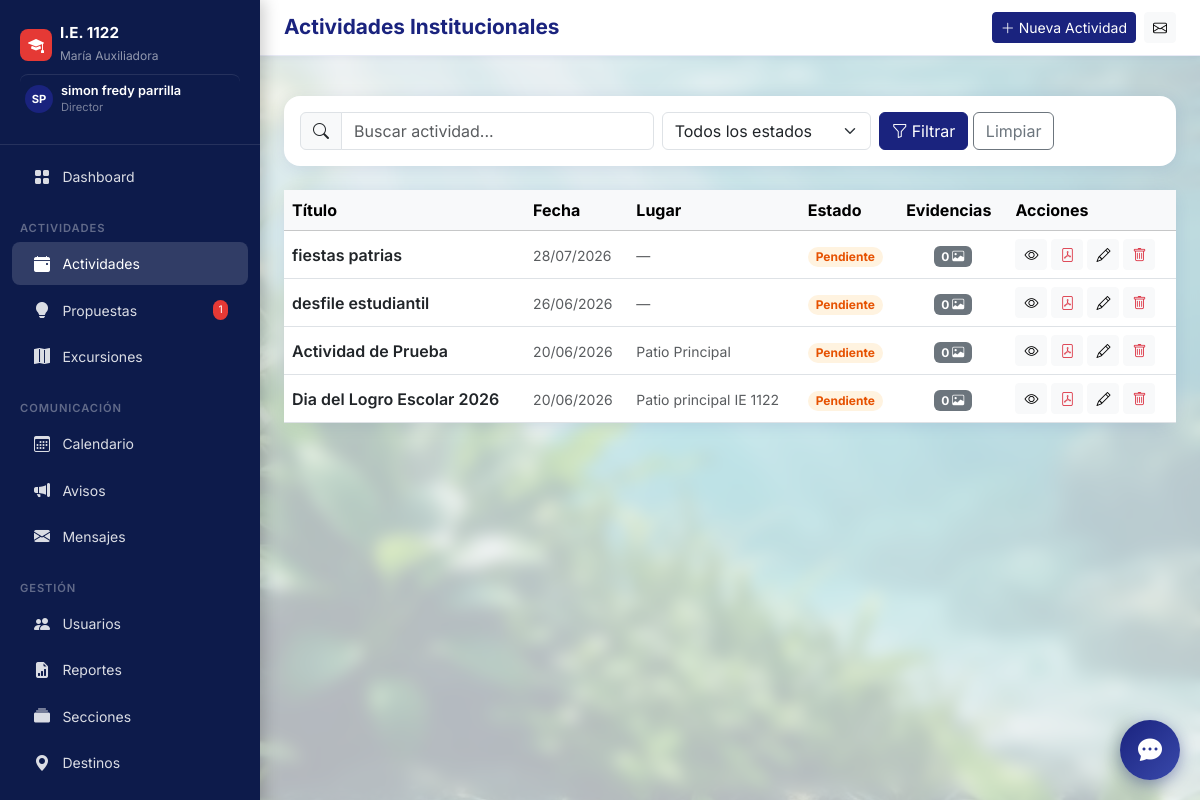
The app's page /actividades/ (signed in) with its own data.
### core/models.py (models this page shows, shortened)
class User(AbstractUser):
    ROLE_CHOICES = [
        ('director', 'Director'),
        ('docente', 'Docente'),
    ]
    role = models.CharField(max_length=20, choices=ROLE_CHOICES, default='docente', verbose_name='Rol')
    email = models.EmailField(unique=True, verbose_name='Correo electrónico')
    telefono = models.CharField(max_length=15, blank=True, verbose_name='Teléfono')
    fecha_nacimiento = models.DateField(null=True, blank=True, verbose_name='Fecha de nacimiento')
    foto_perfil = models.ImageField(upload_to='perfiles/', blank=True, null=True, verbose_name='Foto de perfil')
    seccion_asignada = models.CharField(max_length=50, blank=True, verbose_name='Sección / Grado asignado', help_text='Ej: 3B, 5A, ED.FISICA')
    class Meta:
        verbose_name = 'Usuario'
        verbose_name_plural = 'Usuarios'
    @property
    def is_director(self):
        return self.role == 'director'

class ActividadInstitucional(models.Model):
    ESTADO_CHOICES = [
        ('pendiente', 'Pendiente'),
        ('en_proceso', 'En Proceso'),
        ('finalizada', 'Finalizada'),
        ('cancelada', 'Cancelada'),
    ]
    titulo = models.CharField(max_length=300, verbose_name='Título')
    descripcion = models.TextField(verbose_name='Descripción')
    fecha = models.DateField(verbose_name='Fecha de actividad')
    responsables = models.ManyToManyField(
        User,
        related_name='actividades_asignadas',
        verbose_name='Responsables',
        limit_choices_to={'role': 'docente'}
    )
    estado = models.CharField(
        max_length=20,
        choices=ESTADO_CHOICES,
        default='pendiente',
        verbose_name='Estado'
    )
    created_by = models.ForeignKey(
        User,
        on_delete=models.CASCADE,
        related_name='actividades_creadas',
        verbose_name='Creado por'
    )
    fecha_creacion = models.DateTimeField(auto_now_add=True)
    fecha_actualizacion = models.DateTimeField(auto_now=True)
    lugar = models.CharField(max_length=200, blank=True, verbose_name='Lugar')
    presupuesto = models.DecimalField(
        max_digits=10, decimal_places=2, null=True, blank=True, verbose_name='Presupuesto (S/)'
    )
    imagen = models.ImageField(upload_to='actividades/', null=True, blank=True, verbose_name='Imagen principal')
    class Meta:
        verbose_name = 'Actividad Institucional'
        verbose_name_plural = 'Actividades Institucionales'
        ordering = ['-fecha']

### core/views.py (the view)
# urls.py: path('actividades/', views.actividades_lista, name='actividades_lista'),
@login_required
def actividades_lista(request):
    q = request.GET.get('q', '')
    estado = request.GET.get('estado', '')
    qs = ActividadInstitucional.objects.all()
    if q:
        qs = qs.filter(Q(titulo__icontains=q) | Q(descripcion__icontains=q))
    if estado:
        qs = qs.filter(estado=estado)
    qs = qs.select_related('created_by').prefetch_related('responsables', 'evidencias')
    return render(request, 'actividades/lista.html', {
        'actividades': qs,
        'q': q,
        'estado': estado,
        'estados': ActividadInstitucional.ESTADO_CHOICES,
    })

### core/context_processors.py (called while the page is built)
def global_context(request):
    if request.user.is_authenticated:
        mensajes_no_leidos = Mensaje.objects.filter(
            para_usuario=request.user, leido=False
        ).count()
        pendientes_count = 0
        if request.user.is_director:
            pendientes_count = PropuestaActividad.objects.filter(estado='pendiente').count()
        return {
            'mensajes_no_leidos': mensajes_no_leidos,
            'pendientes_count': pendientes_count,
        }
    return {}

### templates/actividades/lista.html (shortened to what this page needs)
{% extends 'base.html' %}
{% block page_title %}Actividades Institucionales{% endblock %}
{% block topbar_actions %}
  {% if user.is_director %}
  <a href="{% url 'actividad_crear' %}" class="btn btn-sm btn-primary">
    <i class="bi bi-plus-lg me-1"></i>Nueva Actividad
  </a>
  {% endif %}
{% endblock %}
{% block content %}
<div class="card mb-4">
  <div class="card-body py-3">
    <form method="get" class="row g-2 align-items-center">
      <div class="col-md-5">
        <div class="input-group">
          <span class="input-group-text"><i class="bi bi-search"></i></span>
          <input type="text" name="q" class="form-control" placeholder="Buscar actividad..." value="{{ q }}">
        </div>
      </div>
      <div class="col-md-3">
        <select name="estado" class="form-select">
          <option value="">Todos los estados</option>
        </select>
      </div>
      <div class="col-auto">
        <button type="submit" class="btn btn-primary"><i class="bi bi-funnel me-1"></i>Filtrar</button>
        <a href="{% url 'actividades_lista' %}" class="btn btn-outline-secondary">Limpiar</a>
      </div>
    </form>
  </div>
</div>
<div class="card">
  <div class="card-body p-0">
    <div class="table-responsive">
      <table class="table table-hover align-middle mb-0">
        <thead class="table-light">
          <tr>
            <th>Título</th>
            <th>Fecha</th>
            <th>Lugar</th>
            <th>Estado</th>
            <th>Evidencias</th>
            <th>Acciones</th>
          </tr>
        </thead>
        <tbody>
          {% for act in actividades %}
          <tr>
            <td>
              <a href="{% url 'actividad_detalle' act.pk %}" class="fw-semibold text-decoration-none text-dark">
                {{ act.titulo|truncatechars:40 }}
              </a>
            </td>
            <td><small class="text-muted">{{ act.fecha|date:"d/m/Y" }}</small></td>
            <td><small class="text-muted">{{ act.lugar|default:"—" }}</small></td>
            <td>
              <span class="badge badge-{{ act.estado }} px-2 py-1 rounded-pill">
                {{ act.get_estado_display }}
              </span>
            </td>
            <td class="text-center">
              <span class="badge bg-secondary">{{ act.evidencias.count }} <i class="bi bi-image"></i></span>
            </td>
            <td>
              <div class="d-flex gap-1">
                <a href="{% url 'actividad_detalle' act.pk %}" class="btn btn-sm btn-light" title="Ver"><i class="bi bi-eye"></i></a>
                <a href="{% url 'reporte_actividad_pdf' act.pk %}" class="btn btn-sm btn-light" title="PDF" target="_blank"><i class="bi bi-file-pdf text-danger"></i></a>
                {% if user.is_director %}
                <a href="{% url 'actividad_editar' act.pk %}" class="btn btn-sm btn-light" title="Editar"><i class="bi bi-pencil"></i></a>
                <a href="{% url 'actividad_eliminar' act.pk %}" class="btn btn-sm btn-light text-danger" title="Eliminar"><i class="bi bi-trash"></i></a>
                {% endif %}
              </div>
            </td>
          </tr>
          {% empty %}
            <td colspan="6" class="text-center py-5 text-muted">
              No se encontraron actividades
            </td>
          </tr>
          {% endfor %}
        </tbody>
      </table>
    </div>
  </div>
</div>
{% endblock %}

### templates/base.html (shortened to what this page needs)
<!DOCTYPE html>
<html lang="es">
<head>
  <link href="https://cdn.jsdelivr.net/npm/bootstrap@5.3.3/dist/css/bootstrap.min.css" rel="stylesheet">
  <link href="https://cdn.jsdelivr.net/npm/bootstrap-icons@1.11.3/font/bootstrap-icons.css" rel="stylesheet">
</head>
<body>
  <nav id="sidebar">
    <div class="sidebar-brand">
      <div class="d-flex align-items-center gap-2 mb-1">
        <div
          style="background:#e53935;width:32px;height:32px;border-radius:8px;display:flex;align-items:center;justify-content:center;">
          <i class="bi bi-mortarboard-fill text-white"></i>
        </div>
        <div>
          <h6>I.E. 1122</h6>
          <small>María Auxiliadora</small>
        </div>
      </div>
      {% if user.is_authenticated %}
      <a href="{% url 'perfil' %}" class="text-decoration-none d-flex align-items-center gap-2 mt-2 pt-2 profile-link"
        style="border-top:1px solid rgba(255,255,255,0.1)">
        {% if user.foto_perfil %}
        <img src="{{ user.foto_perfil.url }}" class="rounded-circle" width="28" height="28" style="object-fit:cover;">
        {% else %}
        <div class="avatar-placeholder" style="width:28px;height:28px;font-size:.7rem;">
          {{ user.first_name|first|upper }}{{ user.last_name|first|upper }}
        </div>
        {% endif %}
        <div>
          <div style="color:#fff;font-size:.8rem;font-weight:600;line-height:1.2;">
            {{ user.get_full_name|default:user.username }}
          </div>
          <div style="color:rgba(255,255,255,.45);font-size:.7rem;">
            {{ user.get_role_display }}
          </div>
        </div>
      </a>
      {% endif %}
    </div>
    <ul class="nav flex-column py-2">
      <li><a class="nav-link {% if request.resolver_match.url_name == 'dashboard' %}active{% endif %}"
          href="{% url 'dashboard' %}">
          <i class="bi bi-grid-fill"></i> Dashboard
        </a></li>
      <div class="nav-section">Actividades</div>
      <li><a class="nav-link {% if 'actividades' in request.path %}active{% endif %}"
          href="{% url 'actividades_lista' %}">
          <i class="bi bi-calendar-event-fill"></i> Actividades
        </a></li>
      <li><a class="nav-link {% if 'propuestas' in request.path %}active{% endif %}"
          href="{% url 'propuestas_lista' %}">
          <i class="bi bi-lightbulb-fill"></i> Propuestas
          {% if user.is_director %}
          {% with cnt=pendientes_count %}{% if cnt %}<span class="badge-count">{{ cnt }}</span>{% endif %}{% endwith %}
          {% endif %}
        </a></li>
      <li><a class="nav-link {% if 'excursiones' in request.path %}active{% endif %}"
          href="{% url 'excursiones_lista' %}">
          <i class="bi bi-map-fill"></i> Excursiones
        </a></li>
      <div class="nav-section">Comunicación</div>
      <li><a class="nav-link {% if 'calendario' in request.path %}active{% endif %}"
          href="{% url 'calendario_actividades' %}">
          <i class="bi bi-calendar3"></i> Calendario
        </a></li>
      <li><a class="nav-link {% if 'avisos' in request.path %}active{% endif %}" href="{% url 'avisos_lista' %}">
          <i class="bi bi-megaphone-fill"></i> Avisos
        </a></li>
      <li><a class="nav-link {% if 'mensajes' in request.path %}active{% endif %}" href="{% url 'mensajes_bandeja' %}">
          <i class="bi bi-envelope-fill"></i> Mensajes
        </a></li>
      {% if user.is_director %}
      <div class="nav-section">Gestión</div>
      <li><a class="nav-link {% if 'usuarios' in request.path %}active{% endif %}" href="{% url 'usuarios_lista' %}">
          <i class="bi bi-people-fill"></i> Usuarios
        </a></li>
      <li><a class="nav-link {% if 'reportes' in request.path %}active{% endif %}" href="{% url 'reportes_panel' %}">
          <i class="bi bi-file-earmark-bar-graph-fill"></i> Reportes
        </a></li>
      <li><a class="nav-link {% if 'secciones' in request.path %}active{% endif %}" href="{% url 'secciones_lista' %}">
          <i class="bi bi-collection-fill"></i> Secciones
        </a></li>
      <li><a class="nav-link {% if 'destinos' in request.path %}active{% endif %}" href="{% url 'destinos_lista' %}">
          <i class="bi bi-geo-alt-fill"></i> Destinos
        </a></li>
      <li><a class="nav-link" href="/admin/" target="_blank">
        </a></li>
      {% endif %}
    </ul>
  </nav>
  <div id="main-content">
    <div class="topbar d-flex align-items-center justify-content-between">
      <div class="d-flex align-items-center gap-3">
        <h1 class="page-title">{% block page_title %}{% endblock %}</h1>
      </div>
      <div class="d-flex align-items-center gap-2">
        {% block topbar_actions %}{% endblock %}
        <a href="{% url 'mensajes_bandeja' %}" class="btn btn-sm btn-light position-relative">
          <i class="bi bi-envelope"></i>
        </a>
      </div>
    </div>
    <div class="px-4 pt-3">
    </div>
    <main class="p-4">
      {% block content %}{% endblock %}
    </main>
  </div>
  <div id="chatbot-widget">
    <button id="chat-toggle" onclick="toggleChat()">
      <i class="bi bi-chat-dots-fill"></i>
    </button>
  </div>
</body>
</html>

### templates/base.html (style rules this page uses)
:root { --primary: #1a237e; --primary-light: #283593; --accent: #e53935; --sidebar-bg: #0d1b4b; --sidebar-text: rgba(255, 255, 255, 0.85); --sidebar-active: rgba(255, 255, 255, 0.15); --body-bg: #f0f2f8; --card-shadow: 0 2px 16px rgba(26, 35, 126, 0.10); }
body { font-family: 'Inter', sans-serif; background: url('/static/img/fondo_agua_plantas.png') no-repeat center center fixed; background-size: cover; min-height: 100vh; animation: dynamicBG 40s linear infinite alternate; }
#sidebar { backdrop-filter: blur(5px); box-shadow: 4px 0 15px rgba(0, 0, 0, 0.2); }
#sidebar { width: 260px; min-height: 100vh; background: var(--sidebar-bg); position: fixed; top: 0; left: 0; z-index: 1000; transition: all .3s ease; overflow-y: auto; }
#sidebar .sidebar-brand { padding: 1.5rem 1.25rem; border-bottom: 1px solid rgba(255, 255, 255, 0.1); }
#sidebar .sidebar-brand h6 { color: #fff; font-weight: 700; margin: 0; font-size: .95rem; }
#sidebar .sidebar-brand small { color: rgba(255, 255, 255, 0.55); font-size: .75rem; }
#sidebar .nav-link { color: var(--sidebar-text); padding: .6rem 1.25rem; border-radius: .5rem; margin: .1rem .75rem; display: flex; align-items: center; gap: .65rem; font-size: .875rem; transition: all .2s; }
#sidebar .nav-link:hover, #sidebar .nav-link.active { background: var(--sidebar-active); color: #fff; }
#sidebar .nav-link i { width: 20px; text-align: center; font-size: 1rem; }
#sidebar .nav-section { color: rgba(255, 255, 255, 0.35); font-size: .7rem; font-weight: 600; text-transform: uppercase; letter-spacing: .08em; padding: .75rem 1.25rem .25rem; margin-top: .5rem; }
#sidebar .badge-count { background: var(--accent); color: #fff; font-size: .65rem; padding: .2em .5em; border-radius: 10px; margin-left: auto; }
#main-content { margin-left: 260px; min-height: 100vh; transition: margin .3s; background: rgba(240, 242, 248, 0.75); backdrop-filter: blur(8px); position: relative; }
.topbar { background: #fff; border-bottom: 1px solid #e8eaf6; padding: .75rem 1.5rem; position: sticky; top: 0; z-index: 900; box-shadow: 0 1px 8px rgba(26, 35, 126, 0.07); }
.page-title { font-size: 1.3rem; font-weight: 700; color: var(--primary); margin: 0; }
.card { border: none; border-radius: 1rem; box-shadow: var(--card-shadow); }
.badge-pendiente { background: #fff3e0; color: #e65100; }
.btn-primary { background: var(--primary); border-color: var(--primary); }
.avatar-placeholder { width: 36px; height: 36px; border-radius: 50%; background: var(--primary); color: #fff; display: inline-flex; align-items: center; justify-content: center; font-weight: 700; font-size: .85rem; }
.profile-link { transition: background 0.2s ease; border-radius: 8px; padding: 5px; }
#chatbot-widget { position: fixed; bottom: 20px; right: 20px; z-index: 9999; font-family: inherit; }
#chat-toggle { width: 60px; height: 60px; border-radius: 50%; background: linear-gradient(135deg, #1a237e 0%, #3949ab 100%); color: white; border: none; box-shadow: 0 4px 15px rgba(26, 35, 126, 0.4); cursor: pointer; display: flex; align-items: center; justify-content: center; transition: transform 0.3s cubic-bezier(0.175, 0.885, 0.32, 1.275); }
#chat-toggle .bi { font-size: 1.5rem; }

### records on screen
User: first_name|first "S", last_name|first "P", get_full_name "simon fredy parrilla", role "Director"
ActividadInstitucional: titulo "fiestas patrias", fecha "28/07/2026", lugar "—", estado "Pendiente", evidencias.count "0"
ActividadInstitucional: titulo "desfile estudiantil", fecha "26/06/2026", lugar "—", estado "Pendiente", evidencias.count "0"
ActividadInstitucional: titulo "Actividad de Prueba", fecha "20/06/2026", lugar "Patio Principal", estado "Pendiente", evidencias.count "0"
ActividadInstitucional: titulo "Dia del Logro Escolar 2026", fecha "20/06/2026", lugar "Patio principal IE 1122", estado "Pendiente", evidencias.count "0"

### other values on screen
{{ cnt }} "1"
